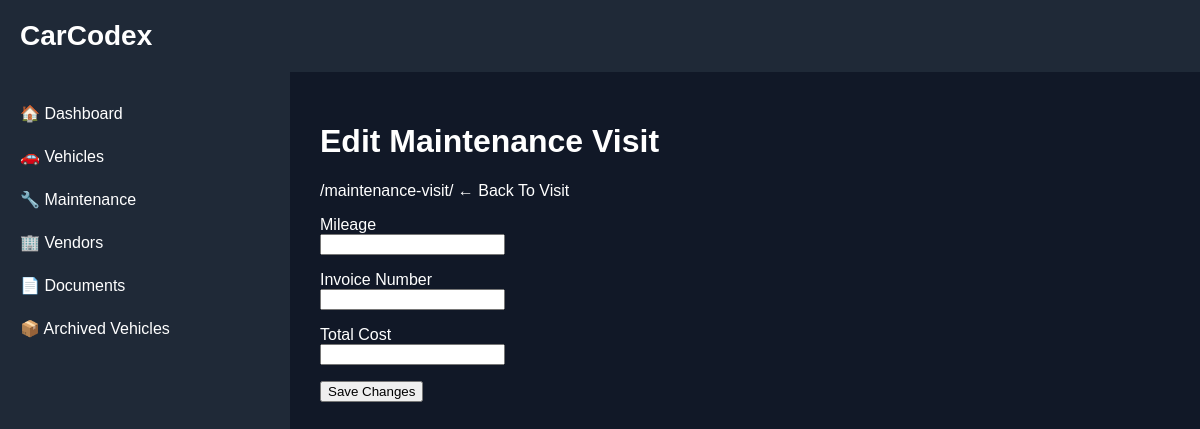
Before: /maintenance-edit/3 with the older database file.
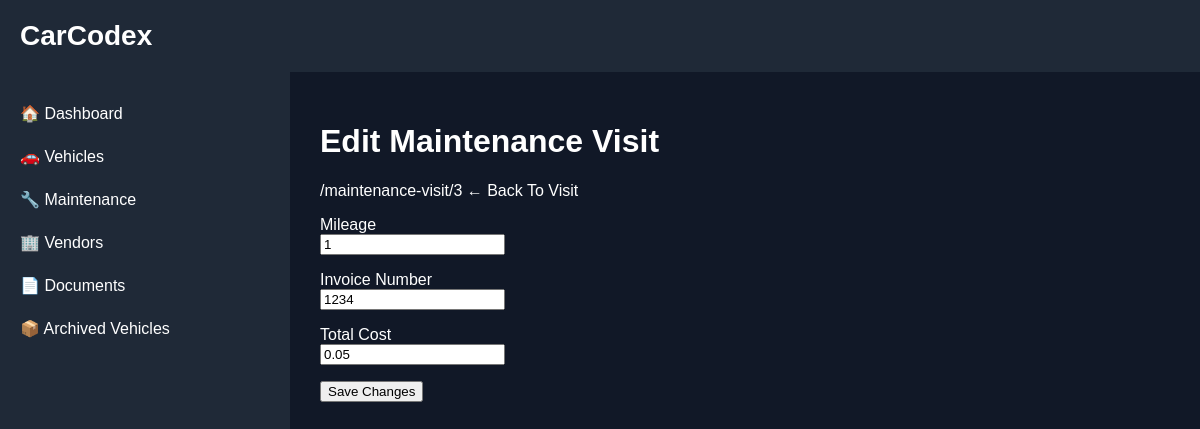
After: the same page with the newer database file.
### backend/models.py (models this page shows)
class MaintenanceVisit(Base):
    __tablename__ = "maintenance_visits"
    id = Column(Integer, primary_key=True, index=True)
    vehicle_id = Column(Integer, ForeignKey("vehicles.id"))
    vendor_id = Column(
        Integer,
        nullable=True
    )
    visit_date = Column(String)
    mileage = Column(Integer)
    vendor = Column(String)
    invoice_number = Column(String)
    total_cost = Column(Float)
    notes = Column(String)
    archived = Column(
    Boolean,
    default=False
)

### backend/main.py (the view)
@app.get(
    "/maintenance-edit/{visit_id}",
    response_class=HTMLResponse
)
def maintenance_edit_page(
    request: Request,
    visit_id: int
):
    db = SessionLocal()
    visit = db.query(
        MaintenanceVisit
    ).filter(
        MaintenanceVisit.id == visit_id
    ).first()
    db.close()
    return templates.TemplateResponse(
        request=request,
        name="maintenance_edit.html",
        context={
            "request": request,
            "visit": visit
        }
    )

### backend/templates/maintenance_edit.html (shortened to what this page needs)
 {% extends "base.html" %}
{% block content %}
<h1>Edit Maintenance Visit</h1>
<p>
    /maintenance-visit/{{ visit.id }}
        ← Back To Visit
</p>
<form method="post">
    <p>
        Mileage<br>
        <input
            type="number"
            name="mileage"
            value="{{ visit.mileage }}">
    </p>
    <p>
        Invoice Number<br>
        <input
            type="text"
            name="invoice_number"
            value="{{ visit.invoice_number }}">
    </p>
    <p>
        Total Cost<br>
        <input
            type="number"
            step="0.01"
            name="total_cost"
            value="{{ visit.total_cost }}">
    </p>
    <p>
        <button type="submit">
            Save Changes
        </button>
    </p>
</form>
{% endblock %}

Changed rows visible on the page:
added MaintenanceVisit: id "3", mileage "1", invoice_number "1234", total_cost "0.05"
